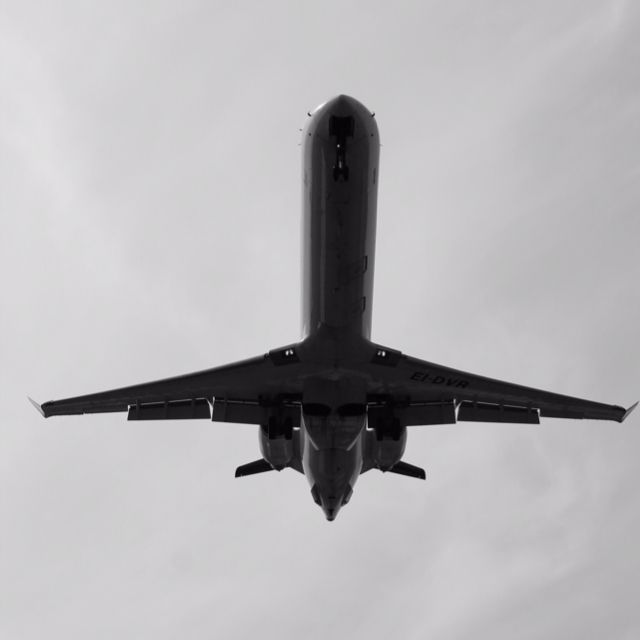
#> input picture ap.jpg, 640 x 640 px
$ python NumpyTutorial.py   (older library calls are emulated)
#> lines starting #> are read from the running program, lines starting #| are printed output that depends on the picture
import numpy as np

#Creates an array of zeros
np.zeros(5)

#Creates a 2D array 3 downwards and 4 accross
a = np.zeros((3,4))
a
#prints the shape of 'a'
print(a.shape)

# equal to len(a.shape)
a.ndim

#Prints total array size
print(a.size)


import matplotlib.image as mpimg
from matplotlib import pyplot as plt

imgArray=mpimg.imread('ap.jpg')
#> imgArray is the input picture: shape (640, 640, 3); mean R, G, B 180.8, 179, 181.8
plt.imshow(imgArray, interpolation='nearest')
plt.show()

#Print the numbers that corospond to the image
#print(imgArray)

#makes two lots of 3x4 arrays filled with 'Zeros'
np.zeros((2,3,4))
type(np.zeros((3,4)))

#Makes an array and fills it with 'Ones'
np.ones((3,4))

#Creates a full array with pi
np.full((3,4), np.pi)

#Manually filling an array
np.array([[1,2,3,4], [10,20,30,40]])

#Create array in range
np.arange(1, 15)

#Create a array with a range but also give an incriment value
np.arange(1, 7, 0.5)

#Creates a array with 'x' number of points evenly distributed
print(np.linspace(0, 80, 6))

#create an array of size then randomly fill it
np.random.rand(3,4)


#draw chart
plt.hist(np.random.rand(100000), normed=True, bins=100, histtype="step", color="blue", label="rand: Uniform")
plt.hist(np.random.randn(100000), normed=True, bins=100, histtype="step", color="red", label="randn: Normal")
plt.axis([-2.5, 2.5, 0, 1.1])
plt.legend(loc = "upper left")
plt.title("Random distributions")
plt.xlabel("Value")
plt.ylabel("Density")
plt.show()
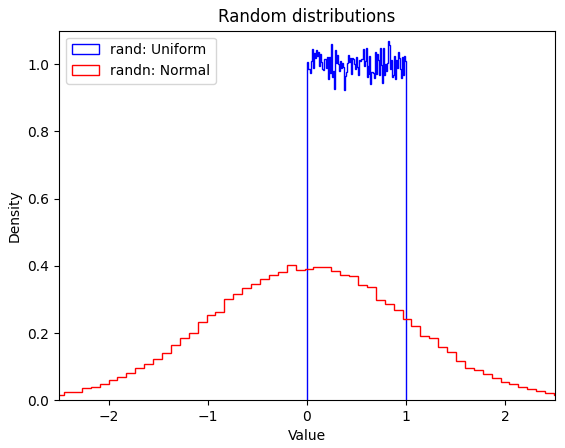
#> figure drawn by matplotlib, 1 panel
